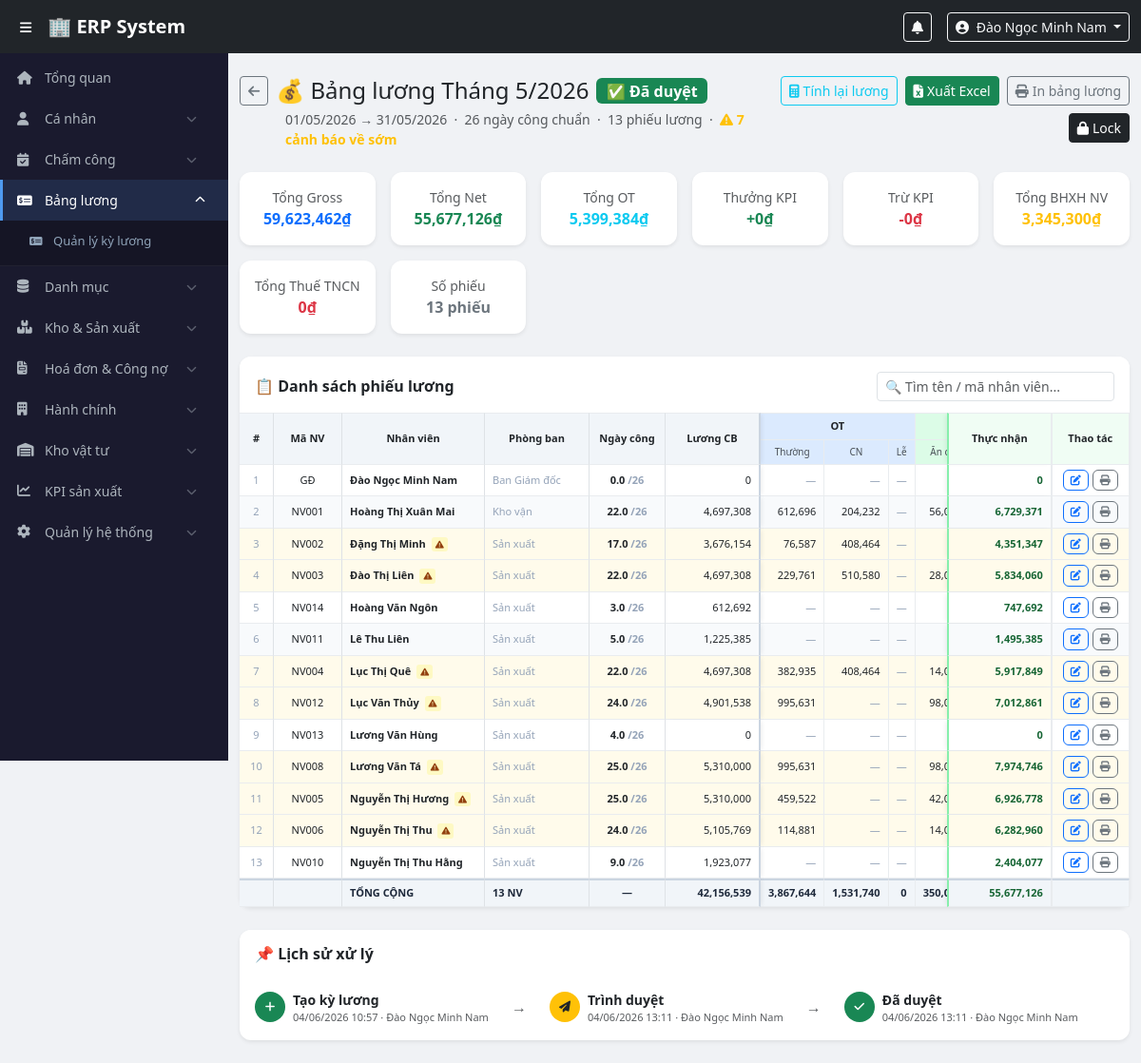
Screenshot of /modules/payroll/slip_list.php?period_id=8 (signed in) with the database file from the repository.
### tables this page shows
CREATE TABLE `users` (
  `id` int(11) NOT NULL,
  `employee_code` varchar(20) NOT NULL,
  `full_name` varchar(100) NOT NULL,
  `username` varchar(50) NOT NULL,
  `password_hash` varchar(255) NOT NULL,
  `email` varchar(100) DEFAULT NULL,
  `phone` varchar(20) DEFAULT NULL,
  `role_id` int(11) NOT NULL,
  `department_id` int(11) DEFAULT NULL,
  `is_active` tinyint(1) DEFAULT 1,
  `created_at` timestamp NOT NULL DEFAULT current_timestamp()
);

CREATE TABLE `payroll_periods` (
  `id` int(11) NOT NULL,
  `period_year` smallint(6) NOT NULL,
  `period_month` tinyint(4) NOT NULL,
  `period_from` date NOT NULL,
  `period_to` date NOT NULL,
  `working_days` tinyint(4) NOT NULL,
  `status` enum('draft','submitted','approved','locked') DEFAULT 'draft',
  `note` text DEFAULT NULL,
  `created_by` int(11) DEFAULT NULL,
  `submitted_at` datetime DEFAULT NULL,
  `submitted_by` int(11) DEFAULT NULL,
  `approved_at` datetime DEFAULT NULL,
  `approved_by` int(11) DEFAULT NULL,
  `locked_at` datetime DEFAULT NULL,
  `locked_by` int(11) DEFAULT NULL,
  `created_at` timestamp NOT NULL DEFAULT current_timestamp(),
  `updated_at` timestamp NOT NULL DEFAULT current_timestamp() ON UPDATE current_timestamp()
);

CREATE TABLE `payroll_slips` (
  `id` int(11) NOT NULL,
  `period_id` int(11) NOT NULL,
  `user_id` int(11) NOT NULL,
  `basic_salary` decimal(15,0) DEFAULT 0,
  `working_days_standard` tinyint(4) DEFAULT 0,
  `salary_per_day` decimal(10,0) DEFAULT 0,
  `salary_per_hour` decimal(10,0) DEFAULT 0,
  `actual_workdays` decimal(5,2) DEFAULT 0.00,
  `paid_leave_days` decimal(5,2) DEFAULT 0.00,
  `other_paid_leave_days` decimal(5,2) DEFAULT 0.00,
  `unpaid_leave_days` decimal(5,2) DEFAULT 0.00,
  `late_early_hours` decimal(5,2) DEFAULT 0.00,
  `late_early_deduction` decimal(15,0) DEFAULT 0,
  `total_paid_days` decimal(5,2) DEFAULT 0.00,
  `basic_salary_received` decimal(15,0) DEFAULT 0,
  `meal_allowance` decimal(15,0) DEFAULT 0,
  `meal_received` decimal(15,0) DEFAULT 0,
  `clothes_allowance` decimal(15,0) DEFAULT 0,
  `clothes_received` decimal(15,0) DEFAULT 0,
  `phone_allowance` decimal(15,0) DEFAULT 0,
  `phone_received` decimal(15,0) DEFAULT 0,
  `transport_allowance` decimal(15,0) DEFAULT 0,
  `housing_allowance` int(11) NOT NULL DEFAULT 0,
  `transport_received` decimal(15,0) DEFAULT 0,
  `housing_received` int(11) NOT NULL DEFAULT 0,
  `performance_bonus` decimal(15,0) DEFAULT 0,
  `basic_salary_per_hour` decimal(10,0) DEFAULT 0,
  `ot_weekday_hours` decimal(5,2) DEFAULT 0.00,
  `ot_weekend_hours` decimal(5,2) DEFAULT 0.00,
  `ot_holiday_hours` decimal(5,2) DEFAULT 0.00,
  `ot_weekday_amount` decimal(15,0) DEFAULT 0,
  `ot_weekend_amount` decimal(15,0) DEFAULT 0,
  `ot_holiday_amount` decimal(15,0) DEFAULT 0,
  `total_ot_amount` decimal(15,0) DEFAULT 0,
  `ot_meal_days` int(11) NOT NULL DEFAULT 0,
  `ot_meal_bonus` decimal(15,2) NOT NULL DEFAULT 0.00,
  `kpi_bonus` decimal(15,0) NOT NULL DEFAULT 0 COMMENT 'Thưởng KPI vượt mục tiêu',
  `kpi_over_days` tinyint(4) NOT NULL DEFAULT 0 COMMENT 'Số ngày vượt KPI',
  `kpi_under_days` tinyint(4) NOT NULL DEFAULT 0 COMMENT 'Số ngày KPI bị trừ lương',
  `annual_leave_total` tinyint(4) DEFAULT 0,
  `annual_leave_used` decimal(5,2) DEFAULT 0.00,
  `annual_leave_remaining` decimal(5,2) DEFAULT 0.00,
  `annual_leave_payout` decimal(15,0) DEFAULT 0,
  `other_income` decimal(15,0) DEFAULT 0,
  `adjustment` decimal(15,0) DEFAULT 0,
  `other_bonus` decimal(15,0) DEFAULT 0,
  `attendance_bonus` decimal(15,0) DEFAULT 0,
  `attendance_bonus_eligible` tinyint(4) DEFAULT 0,
  `has_social_insurance` tinyint(4) DEFAULT 0,
  `si_employee` decimal(15,0) DEFAULT 0,
  `si_company` decimal(15,0) DEFAULT 0,
  `dependants` tinyint(4) DEFAULT 0,
  `personal_deduction` decimal(15,0) DEFAULT 15500000,
  `dependant_deduction` decimal(15,0) DEFAULT 0,
  `ot_exclude_pit` decimal(15,0) DEFAULT 0,
  `taxable_income` decimal(15,0) DEFAULT 0,
  `pit_amount` decimal(15,0) DEFAULT 0,
  `late_deduction` decimal(15,0) DEFAULT 0,
  `kpi_deduction` decimal(15,0) DEFAULT 0,
  `gross_salary` decimal(15,0) DEFAULT 0,
  `advance_payment` decimal(15,0) DEFAULT 0,
  `net_salary` decimal(15,0) DEFAULT 0,
  `pit_adjustment` decimal(15,0) DEFAULT 0,
  `bank_transfer` decimal(15,0) DEFAULT 0,
  `remark` text DEFAULT NULL,
  `is_late_warning` tinyint(4) DEFAULT 0,
  `late_warning_note` text DEFAULT NULL,
  `manually_adjusted` tinyint(4) DEFAULT 0,
  `created_at` timestamp NOT NULL DEFAULT current_timestamp(),
  `updated_at` timestamp NOT NULL DEFAULT current_timestamp() ON UPDATE current_timestamp()
);

CREATE TABLE `departments` (
  `id` int(11) NOT NULL,
  `name` varchar(100) NOT NULL,
  `created_at` timestamp NOT NULL DEFAULT current_timestamp()
);

### modules/payroll/slip_list.php (the view, shortened to what the rows shown need)
<?php
require_once $_SERVER['DOCUMENT_ROOT'] . '/erp/config/auth.php';
$pdo  = getDBConnection();
$periodId = (int)($_GET['period_id'] ?? 0);
$stmt = $pdo->prepare("
    SELECT pp.*,
           u1.full_name AS created_name,
           u2.full_name AS submitted_name,
           u3.full_name AS approved_name,
           u4.full_name AS locked_name
    FROM payroll_periods pp
    LEFT JOIN users u1 ON pp.created_by   = u1.id
    LEFT JOIN users u2 ON pp.submitted_by = u2.id
    LEFT JOIN users u3 ON pp.approved_by  = u3.id
    LEFT JOIN users u4 ON pp.locked_by    = u4.id
    WHERE pp.id = ?
");
$stmt->execute([$periodId]);
$period = $stmt->fetch();
$stmtSlips = $pdo->prepare("
    SELECT ps.*,
           u.full_name, u.email, u.employee_code,
           d.name AS department_name
    FROM payroll_slips ps
    JOIN users u ON ps.user_id = u.id
    LEFT JOIN employee_profiles ep ON ep.user_id = u.id
    LEFT JOIN departments d ON u.department_id = d.id
    WHERE ps.period_id = ?
    ORDER BY d.name, u.full_name
");
$stmtSlips->execute([$periodId]);
$slips = $stmtSlips->fetchAll();
$warningCount  = count(array_filter($slips, fn($s) => $s['is_late_warning']));
$statusMap = [
    'draft'     => ['secondary', '📝 Nháp'],
    'submitted' => ['warning',   '📤 Chờ duyệt'],
    'approved'  => ['success',   '✅ Đã duyệt'],
    'locked'    => ['dark',      '🔒 Đã lock'],
];
[$sCls, $sLbl] = $statusMap[$period['status']] ?? ['secondary', '?'];
$isLocked = $period['status'] === 'locked';
include $_SERVER['DOCUMENT_ROOT'] . '/erp/includes/header.php';
?>
<div class="main-content">
<div class="container-fluid py-4">
    <div class="d-flex justify-content-between align-items-start mb-4">
        <div>
            <div class="d-flex align-items-center gap-2 mb-1">
                <a href="/erp/modules/payroll/index.php" class="btn btn-outline-secondary btn-sm">
                    <i class="fas fa-arrow-left"></i>
                </a>
                <h4 class="mb-0">
                    💰 Bảng lương Tháng <?= $period['period_month'] ?>/<?= $period['period_year'] ?>
                </h4>
                <span class="badge bg-<?= $sCls ?> fs-6"><?= $sLbl ?></span>
            </div>
            <div class="ms-5 text-muted small">
                <?= date('d/m/Y', strtotime($period['period_from'])) ?>
                → <?= date('d/m/Y', strtotime($period['period_to'])) ?>
                &nbsp;·&nbsp; <?= $period['working_days'] ?> ngày công chuẩn
                &nbsp;·&nbsp; <?= count($slips) ?> phiếu lương
                <?php if ($warningCount > 0): ?>
                &nbsp;·&nbsp;
                <span class="text-warning fw-bold">
                </span>
                <?php endif; ?>
            </div>
        </div>
    </div>
    <div class="card border-0 shadow-sm">
        <div class="card-body p-0">
        <?php if (empty($slips)): ?>
            <div class="text-center text-muted py-5">
                <i class="fas fa-users fa-3x mb-3 d-block opacity-25"></i>
                <p class="mb-2">Chưa có phiếu lương nào.</p>
                <?php if (!$isLocked): ?>
                <button class="btn btn-primary btn-sm" onclick="recalcAll(<?= $periodId ?>, this)">
                    <i class="fas fa-calculator me-1"></i>Tính lương ngay
                </button>
                <?php endif; ?>
            </div>
        <?php else: ?>
        <div class="slip-scroll-wrap" id="printArea">
        <table class="slip-table" id="slipTable">
            <thead>
                <tr class="group-row">
                    <th class="sticky-col col-stt"   rowspan="2">#</th>
                    <th class="sticky-col col-code"  rowspan="2">Mã NV</th>
                    <th class="sticky-col col-name"  rowspan="2">Nhân viên</th>
                    <th class="sticky-col col-dept"  rowspan="2">Phòng ban</th>
                    <th class="sticky-col col-days"  rowspan="2">Ngày công</th>
                    <th class="sticky-col col-basic" rowspan="2">Lương CB</th>
                    <th colspan="3" class="grp-ot">OT</th>
                    <th colspan="5" class="grp-allowance">Trợ cấp</th>
                    <th class="sticky-col-right col-net" rowspan="2">Thực nhận</th>
                    <th class="sticky-col-right col-act no-print" rowspan="2">Thao tác</th>
                </tr>
                <tr class="detail-row">
                    <th class="grp-ot">Thường</th>
                    <th class="grp-ot">CN</th>
                    <th class="grp-ot">Lễ</th>
                    <th class="grp-allowance">Ăn ca</th>
                    <th class="grp-allowance">Trang phục</th>
                    <th class="grp-allowance">Điện thoại</th>
                    <th class="grp-allowance">Đi lại</th>
                </tr>
            </thead>
            <tbody>
            <?php foreach ($slips as $i => $s):
                $rowClass     = $s['is_late_warning'] ? 'row-warning' : ($i % 2 === 0 ? '' : 'row-alt');
            ?>
            <tr class="<?= $rowClass ?>">
                <td class="sticky-col col-stt text-center c-muted"><?= $i + 1 ?></td>
                <td class="sticky-col col-code text-center"><?= htmlspecialchars($s['employee_code'] ?? '—') ?></td>
                <td class="sticky-col col-name">
                    <a href="/erp/modules/payroll/slip_edit.php?id=<?= $s['id'] ?>"
                       class="fw-semibold text-decoration-none text-dark link-hover">
                        <?= htmlspecialchars($s['full_name']) ?>
                    </a>
                    <?php if ($s['is_late_warning']): ?>
                    <span class="badge-mini bi-warn" title="<?= htmlspecialchars($s['late_warning_note'] ?? '') ?>">
                        <i class="fas fa-exclamation-triangle"></i>
                    </span>
                    <?php endif; ?>
                </td>
                <td class="sticky-col col-dept c-muted"><?= htmlspecialchars($s['department_name'] ?? '—') ?></td>
                <td class="sticky-col col-days text-center fw-semibold">
                    <?= number_format($s['actual_workdays'], 1) ?>
                    <span class="c-muted">/<?= $s['working_days_standard'] ?></span>
                </td>
                <td class="sticky-col col-basic text-end"><?= number_format($s['basic_salary_received']) ?></td>
                <td class="text-end"><?= $s['ot_weekday_amount'] > 0 ? number_format($s['ot_weekday_amount']) : '<span class="c-muted">—</span>' ?></td>
                <td class="text-end"><?= $s['ot_weekend_amount'] > 0 ? number_format($s['ot_weekend_amount']) : '<span class="c-muted">—</span>' ?></td>
                <td class="text-end"><?= $s['ot_holiday_amount'] > 0 ? number_format($s['ot_holiday_amount']) : '<span class="c-muted">—</span>' ?></td>
                <?php foreach (['meal_received','clothes_received','phone_received','transport_received','housing_received'] as $f):
                    $val = (float)($s[$f] ?? 0); ?>
                <td class="text-end"><?= $val > 0 ? number_format($val) : '<span class="c-muted">—</span>' ?></td>
                <?php endforeach; ?>
                <td class="sticky-col-right col-net text-end fw-bold"><?= number_format($s['net_salary']) ?></td>
                <td class="sticky-col-right col-act text-center no-print">
                    <div class="d-flex gap-1 justify-content-center">
                        <a href="/erp/modules/payroll/slip_edit.php?id=<?= $s['id'] ?>"
                           class="btn btn-xs btn-outline-primary" title="Sửa">
                            <i class="fas fa-edit"></i>
                        </a>
                        <a href="/erp/modules/payroll/slip_print.php?id=<?= $s['id'] ?>"
                           target="_blank" class="btn btn-xs btn-outline-secondary" title="In">
                            <i class="fas fa-print"></i>
                        </a>
                    </div>
                </td>
            </tr>
            <?php endforeach; ?>
            </tbody>
        </table>
        </div>
        <?php endif; ?>
        </div>
    </div>
    <div class="card border-0 shadow-sm mt-4">
        <div class="card-body">
            <div class="d-flex gap-4 flex-wrap">
                <div class="d-flex align-items-center gap-2">
                    <div>
                        <div class="fw-semibold small">Tạo kỳ lương</div>
                        <div class="text-muted" style="font-size:11px">
                            <?= date('d/m/Y H:i', strtotime($period['created_at'])) ?>
                            · <?= htmlspecialchars($period['created_name'] ?? '') ?>
                        </div>
                    </div>
                </div>
                <?php if ($period['submitted_at']): ?>
                <div class="text-muted align-self-center">→</div>
                <div class="d-flex align-items-center gap-2">
                    <div class="rounded-circle bg-warning d-flex align-items-center justify-content-center"
                         style="width:32px;height:32px;font-size:12px"><i class="fas fa-paper-plane"></i></div>
                    <div>
                        <div class="fw-semibold small">Trình duyệt</div>
                        <div class="text-muted" style="font-size:11px">
                            <?= date('d/m/Y H:i', strtotime($period['submitted_at'])) ?>
                            · <?= htmlspecialchars($period['submitted_name'] ?? '') ?>
                        </div>
                    </div>
                </div>
                <?php endif; ?>
                <?php if ($period['approved_at']): ?>
                <div class="text-muted align-self-center">→</div>
                <div class="d-flex align-items-center gap-2">
                    <div class="rounded-circle bg-success d-flex align-items-center justify-content-center text-white"
                         style="width:32px;height:32px;font-size:12px"><i class="fas fa-check"></i></div>
                    <div>
                        <div class="fw-semibold small">Đã duyệt</div>
                        <div class="text-muted" style="font-size:11px">
                            <?= date('d/m/Y H:i', strtotime($period['approved_at'])) ?>
                            · <?= htmlspecialchars($period['approved_name'] ?? '') ?>
                        </div>
                    </div>
                </div>
                <?php endif; ?>
            </div>
        </div>
    </div>
</div>
</div>
<?php include $_SERVER['DOCUMENT_ROOT'] . '/erp/includes/footer.php'; ?>

### includes/header.php (shortened to what the rows shown need)
<?php
$user = currentUser();
?>
<!DOCTYPE html>
<html lang="vi">
<head>
    <link href="https://cdn.jsdelivr.net/npm/bootstrap@5.3.0/dist/css/bootstrap.min.css" rel="stylesheet">
    <link href="https://cdnjs.cloudflare.com/ajax/libs/font-awesome/6.4.0/css/all.min.css" rel="stylesheet">
    <link href="/erp/assets/css/style.css" rel="stylesheet">
</head>
<body>
<nav class="navbar navbar-expand-lg navbar-dark bg-dark fixed-top" style="z-index:1030;">
    <div class="container-fluid">
        <div class="ms-auto d-flex align-items-center gap-3">
            <div class="dropdown">
                <button class="btn btn-sm btn-outline-light dropdown-toggle" data-bs-toggle="dropdown">
                    <i class="fas fa-user-circle me-1"></i>
                    <?= htmlspecialchars($user['full_name']) ?>
                </button>
            </div>
        </div>
    </div>
</nav>

### rows the page displays
users: full_name "Đào Ngọc Minh Nam"
payroll_periods: period_month "5", period_year "2026", period_from "01/05/2026", period_to "31/05/2026", working_days "26", created_at "04/06/2026 10:57", created_by.full_name "Đào Ngọc Minh Nam", submitted_at "04/06/2026 13:11", approved_at "04/06/2026 13:11"
payroll_slips: user.employee_code "GĐ", user.full_name "Đào Ngọc Minh Nam", departments.name "Ban Giám đốc", actual_workdays "0.0", working_days_standard "26", basic_salary_received "0", net_salary "0"
payroll_slips: user.employee_code "NV001", user.full_name "Hoàng Thị Xuân Mai", departments.name "Kho vận", actual_workdays "22.0", working_days_standard "26", basic_salary_received "4,697,308", ot_weekday_amount "612,696", ot_weekend_amount "204,232", meal_received "56,000", net_salary "6,729,371"
payroll_slips: user.employee_code "NV002", user.full_name "Đặng Thị Minh", departments.name "Sản xuất", actual_workdays "17.0", working_days_standard "26", basic_salary_received "3,676,154", ot_weekday_amount "76,587", ot_weekend_amount "408,464", net_salary "4,351,347"
payroll_slips: user.employee_code "NV003", user.full_name "Đào Thị Liên", departments.name "Sản xuất", actual_workdays "22.0", working_days_standard "26", basic_salary_received "4,697,308", ot_weekday_amount "229,761", ot_weekend_amount "510,580", meal_received "28,000", net_salary "5,834,060"
payroll_slips: user.employee_code "NV014", user.full_name "Hoàng Văn Ngôn", departments.name "Sản xuất", actual_workdays "3.0", working_days_standard "26", basic_salary_received "612,692", net_salary "747,692"
payroll_slips: user.employee_code "NV011", user.full_name "Lê Thu Liên", departments.name "Sản xuất", actual_workdays "5.0", working_days_standard "26", basic_salary_received "1,225,385", net_salary "1,495,385"
payroll_slips: user.employee_code "NV004", user.full_name "Lục Thị Quê", departments.name "Sản xuất", actual_workdays "22.0", working_days_standard "26", basic_salary_received "4,697,308", ot_weekday_amount "382,935", ot_weekend_amount "408,464", meal_received "14,000", net_salary "5,917,849"
payroll_slips: user.employee_code "NV012", user.full_name "Lục Văn Thủy", departments.name "Sản xuất", actual_workdays "24.0", working_days_standard "26", basic_salary_received "4,901,538", ot_weekday_amount "995,631", meal_received "98,000", net_salary "7,012,861"
payroll_slips: user.employee_code "NV013", user.full_name "Lương Văn Hùng", departments.name "Sản xuất", actual_workdays "4.0", working_days_standard "26", basic_salary_received "0", net_salary "0"
payroll_slips: user.employee_code "NV008", user.full_name "Lương Văn Tá", departments.name "Sản xuất", actual_workdays "25.0", working_days_standard "26", basic_salary_received "5,310,000", ot_weekday_amount "995,631", meal_received "98,000", net_salary "7,974,746"
payroll_slips: user.employee_code "NV005", user.full_name "Nguyễn Thị Hương", departments.name "Sản xuất", actual_workdays "25.0", working_days_standard "26", basic_salary_received "5,310,000", ot_weekday_amount "459,522", meal_received "42,000", net_salary "6,926,778"
payroll_slips: user.employee_code "NV006", user.full_name "Nguyễn Thị Thu", departments.name "Sản xuất", actual_workdays "24.0", working_days_standard "26", basic_salary_received "5,105,769", ot_weekday_amount "114,881", meal_received "14,000", net_salary "6,282,960"
payroll_slips: user.employee_code "NV010", user.full_name "Nguyễn Thị Thu Hằng", departments.name "Sản xuất", actual_workdays "9.0", working_days_standard "26", basic_salary_received "1,923,077", net_salary "2,404,077"

### other values shown
$sLbl "✅ Đã duyệt"
count($slips) "13"
$warningCount "7"
$totalGross "59,623,462"
$totalNet "55,677,126"
$totalOT "5,399,384"
$totalKpiBonus "0"
$totalKpiDeduct "0"
$totalSI "3,345,300"
$totalPIT "0"
array_sum(array_column($slips,'basic_salary_received')) "42,156,539"
array_sum(array_column($slips,'ot_weekday_amount')) "3,867,644"
array_sum(array_column($slips,'ot_weekend_amount')) "1,531,740"
array_sum(array_column($slips,'ot_holiday_amount')) "0"
array_sum(array_column($slips,'meal_received')) "350,000"
